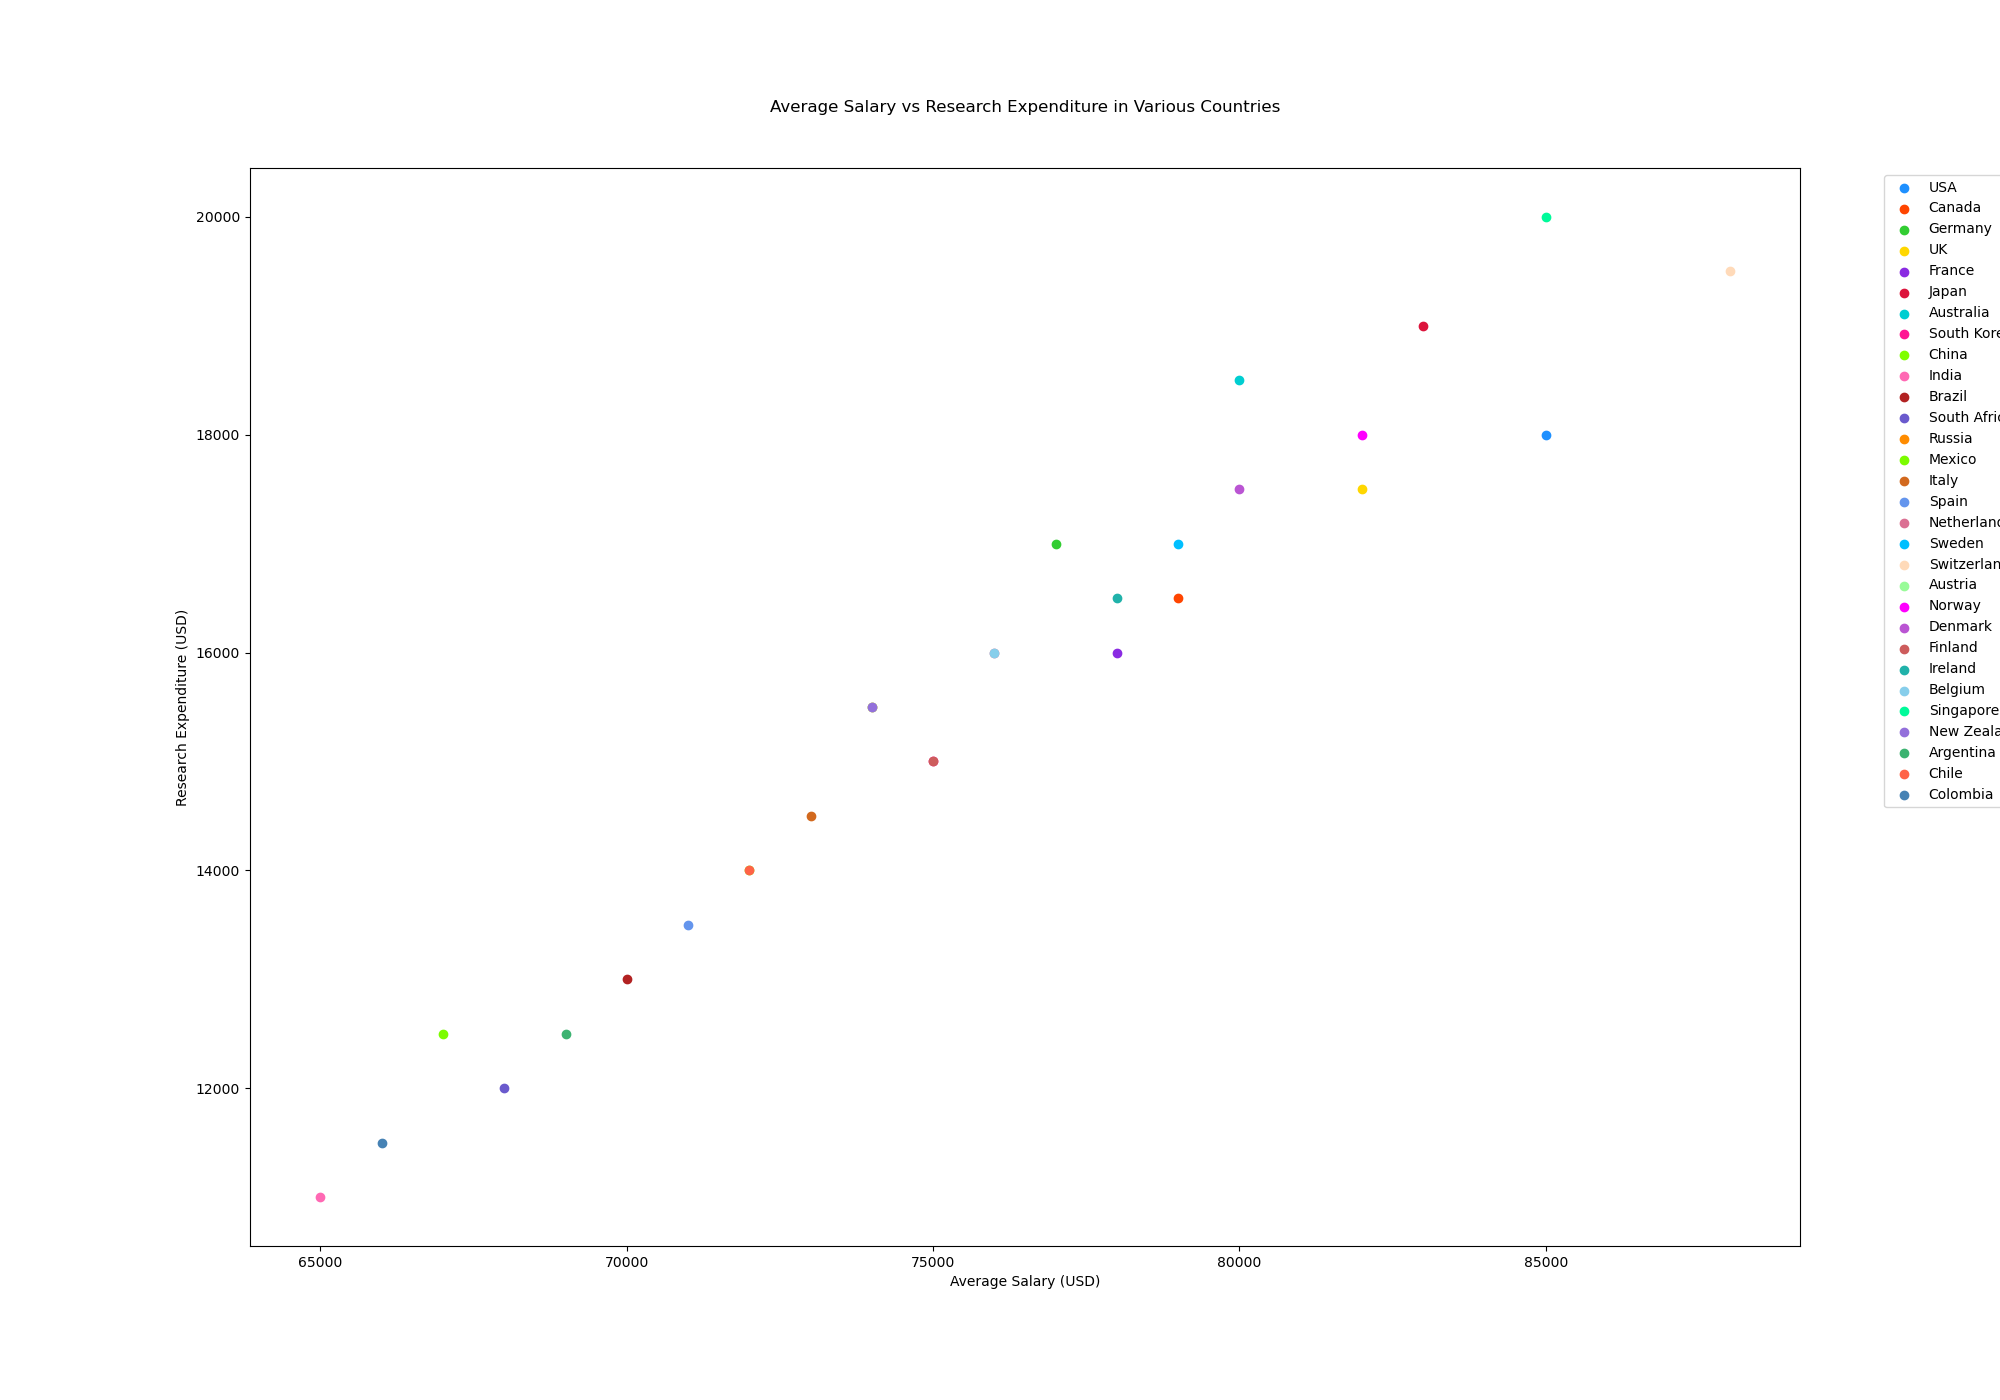

Reproduce this figure in Python.

import matplotlib.pyplot as plt

country = ["USA", "Canada", "Germany", "UK", "France", "Japan", "Australia", "South Korea", "China", "India", 
           "Brazil", "South Africa", "Russia", "Mexico", "Italy", "Spain", "Netherlands", "Sweden", "Switzerland",
           "Austria", "Norway", "Denmark", "Finland", "Ireland", "Belgium", "Singapore", "New Zealand", "Argentina", 
           "Chile", "Colombia"]
average_salary = [85000, 79000, 77000, 82000, 78000, 83000, 80000, 75000, 72000, 65000, 70000, 68000, 74000, 67000, 73000, 
                  71000, 76000, 79000, 88000, 74000, 82000, 80000, 75000, 78000, 76000, 85000, 74000, 69000, 72000, 66000]
research_expenditure = [18000, 16500, 17000, 17500, 16000, 19000, 18500, 15000, 14000, 11000, 13000, 12000, 15500, 12500, 
                        14500, 13500, 16000, 17000, 19500, 15500, 18000, 17500, 15000, 16500, 16000, 20000, 15500, 12500, 
                        14000, 11500]
colors = ['#1E90FF', '#FF4500', '#32CD32', '#FFD700', '#8A2BE2', '#DC143C', '#00CED1', '#FF1493', '#7FFF00', '#FF69B4', 
          '#B22222', '#6A5ACD', '#FF8C00', '#7CFC00', '#D2691E', '#6495ED', '#DB7093', '#00BFFF', '#FFDAB9', '#98FB98', 
          '#FF00FF', '#BA55D3', '#CD5C5C', '#20B2AA', '#87CEEB', '#00FA9A', '#9370DB', '#3CB371', '#FF6347', '#4682B4']

plt.figure(figsize=(20, 14))

for i in range(len(country)):
    plt.scatter(average_salary[i], research_expenditure[i], color=colors[i], label=country[i])

plt.title('Average Salary vs Research Expenditure in Various Countries', pad=40)
plt.xlabel('Average Salary (USD)')
plt.ylabel('Research Expenditure (USD)')
plt.legend(loc='upper right', bbox_to_anchor=(1.15, 1))

plt.show()
